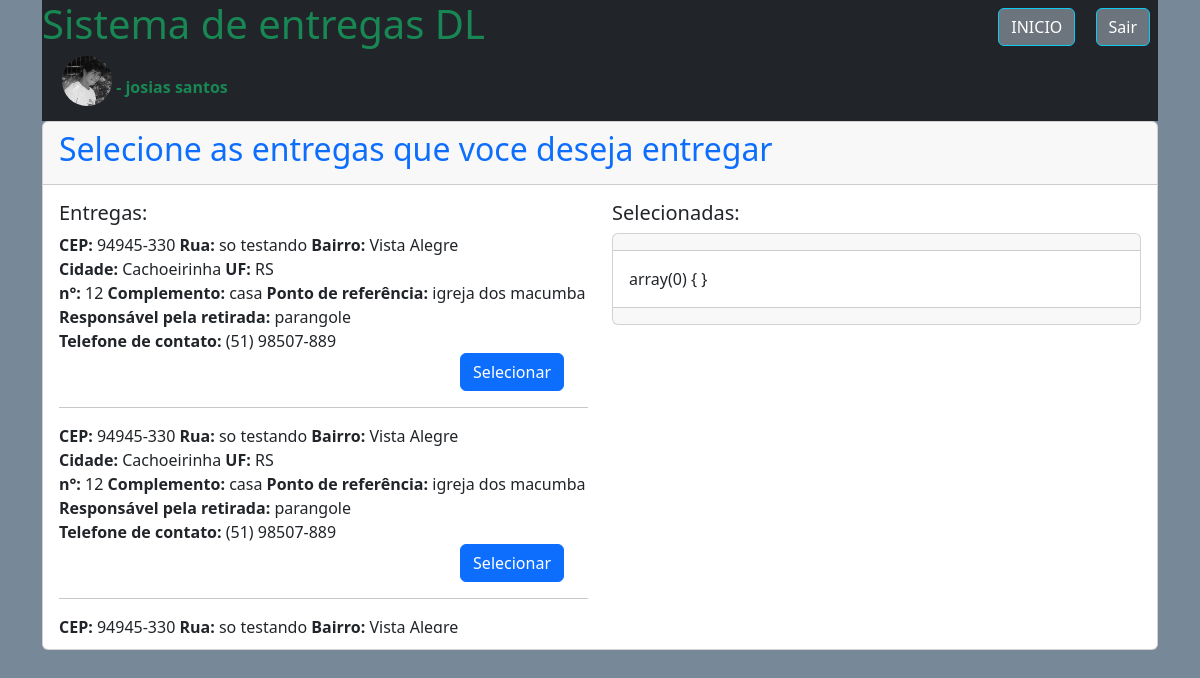
Screenshot of /entregas/selecionar/seleciona_entrega.php (signed in) with the database file from the repository.
### tables this page shows
CREATE TABLE `compras` (
  `id_compra` int(11) NOT NULL,
  `id_usuario` int(11) NOT NULL,
  `id_endereco` int(11) NOT NULL,
  `data` datetime NOT NULL,
  `total` double(10,2) NOT NULL,
  `autorizado` int(1) NOT NULL,
  `sel_entrega` int(1) NOT NULL,
  `entregue` int(1) NOT NULL,
  `pagamento` varchar(30) NOT NULL,
  `parcelas` int(3) NOT NULL
);

CREATE TABLE `endereco_usuario` (
  `id_endereco` int(11) NOT NULL,
  `id_usuario` int(11) NOT NULL,
  `CEP` varchar(9) NOT NULL,
  `logradouro` varchar(120) NOT NULL,
  `bairro` varchar(60) NOT NULL,
  `cidade` varchar(60) NOT NULL,
  `UF` varchar(2) NOT NULL,
  `numero` int(6) NOT NULL,
  `complemento` varchar(60) NOT NULL,
  `ponto_referencia` varchar(100) NOT NULL,
  `retirada_com` varchar(100) NOT NULL,
  `telefone_entrega` varchar(15) NOT NULL
);

### entregas/verifica_session.php (called while the page is built, shortened)
<?php
if(empty($_SESSION['id_entregador'])){
	session_destroy();
	}else{
        $nome = $_SESSION['nome'];
        $foto = $_SESSION['foto'];
	}
?>

### entregas/selecionar/seleciona_entrega.php (the view, shortened to what this page needs)
<?php
require_once '../../database.php';
require_once '../verifica_session.php';
?>
<!doctype html>
<html lang="pt-br">
  <head>
    <link href="https://cdn.jsdelivr.net/npm/bootstrap@5.3.3/dist/css/bootstrap.min.css" rel="stylesheet">
</head>
  <body style="background: #778899">
    <div class="container">
        <div class="bg-dark">
            <div class="row">
                <div class="col" >
                    <h1 class="text-success">
                    </h1>
                </div>
                <div class="col" align="right">
                    <a class="btn btn-secondary border-info m-2" href="home.php">INICIO</a>
                    <a href="../sair.php" class="btn btn-secondary border-info m-2">Sair</a>
                </div>
            </div>
           <?php echo '<img src="../../img/foto_usuario/'.$foto.'" style="border-radius: 50%;width:50px;height:50px;align=left;margin-left:20px;margin-bottom:15px;">';
           echo '<strong class="text-success"> - '.$nome.' </strong>';
           ?>
	</div>
        <div class="card">
            <div class="card-header">
                <h2 class="text-primary">Selecione as entregas que voce deseja entregar</h2>
            </div>
            <div class="card-body">
                    <?php
                    $sql = "SELECT * FROM compras WHERE autorizado = 1 AND sel_entrega = 0";
                    $consulta = $conexao->query($sql);
                    $dados_a = $consulta->fetchALL(PDO::FETCH_ASSOC);
                    echo '<div class="row">
                            <div class="col">
                                <h5>Entregas:</h5>
                                <div style="max-height:400px" class="overflow-auto">
                                    ';
                    foreach ($dados_a as $a){
                        $sql2 = "SELECT * FROM endereco_usuario WHERE id_endereco = '".$a['id_endereco']."'";
			$consulta2 = $conexao->query($sql2);
			$d = $consulta2->fetch(PDO::FETCH_ASSOC);
		echo '<form method="POST">
		  <label class="form-check-label" for="endereco'.$d['id_endereco'].'">
                  <strong>CEP:</strong> '.$d['CEP'].'
		  </label>
                  <label class="form-check-label" for="endereco'.$d['id_endereco'].'">
                  <strong> Rua:</strong> '.$d['logradouro'].'
		  </label>
                  <label class="form-check-label" for="endereco'.$d['id_endereco'].'">
                  <strong> Bairro:</strong> '.$d['bairro'].'
		  </label>
                  <label class="form-check-label" for="endereco'.$d['id_endereco'].'">
                  <strong> Cidade:</strong> '.$d['cidade'].'
		  </label>
                  <label class="form-check-label" for="endereco'.$d['id_endereco'].'">
                  <strong> UF:</strong> '.$d['UF'].'
		  </label></br>
                  <label class="form-check-label" for="endereco'.$d['id_endereco'].'">
                  <strong> n°:</strong> '.$d['numero'].'
		  </label>
                  <label class="form-check-label" for="endereco'.$d['id_endereco'].'">
                  <strong> Complemento:</strong> '.$d['complemento'].'
		  </label>
                  <label class="form-check-label" for="endereco'.$d['id_endereco'].'">
                  <strong> Ponto de referência:</strong> '.$d['ponto_referencia'].'
		  </label></br>
                  <label class="form-check-label" for="endereco'.$d['id_endereco'].'">
                  <strong> Responsável pela retirada:</strong> '.$d['retirada_com'].'
		  </label>
                  <label class="form-check-label" for="endereco'.$d['id_endereco'].'">
                  <strong> Telefone de contato:</strong> '.$d['telefone_entrega'].'
		  </label></br>
                  <input type="hidden" name="sel_entrega" value="'.$a['id_endereco'].'">
                  <div align="right">
                  <input class="btn btn-primary me-4" type="submit" id="endereco'.$d['id_endereco'].'"  value="Selecionar">
                  </div>
                  </form><hr/>
                ';
                    }
                    echo '
                            </div>
                            </div>
                            <div class="col">
                            <h5>Selecionadas:</h5>
                            ';
                    echo '<div class="card">
                            <div class="card-header">
                            </div>
                            <div class="card-body" style="max-height:400px" class="overflow-auto">';
                    if(isset($_SESSION['entregas_selecionadas'])){
                        var_dump($_SESSION['entregas_selecionadas']);
                        }
                    echo '</div>
                            <div class="card-footer">
                            </div>
                ';
                    echo '</div>';
                    ?>
                </div>
            </div>
        </div>
    </div>
  </body>

### rows the page displays
compras: id_endereco.CEP "94945-330", id_endereco.logradouro "so testando", id_endereco.bairro "Vista Alegre", id_endereco.cidade "Cachoeirinha", id_endereco.UF "RS", id_endereco.numero "12", id_endereco.complemento "casa", id_endereco.ponto_referencia "igreja dos macumba", id_endereco.retirada_com "parangole", id_endereco.telefone_entrega "(51) 98507-889"
compras: id_endereco.CEP "94945-330", id_endereco.logradouro "so testando", id_endereco.bairro "Vista Alegre", id_endereco.cidade "Cachoeirinha", id_endereco.UF "RS", id_endereco.numero "12", id_endereco.complemento "casa", id_endereco.ponto_referencia "igreja dos macumba", id_endereco.retirada_com "parangole", id_endereco.telefone_entrega "(51) 98507-889"
compras: id_endereco.CEP "94945-330", id_endereco.logradouro "so testando", id_endereco.bairro "Vista Alegre"

### other values shown
$nome "josias santos"
